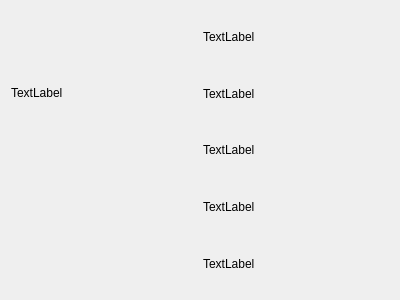
<ui version="4.0" >
 <class>netWorkImgsClass</class>
 <widget class="QWidget" name="netWorkImgsClass" >
  <property name="geometry" >
   <rect>
    <x>0</x>
    <y>0</y>
    <width>400</width>
    <height>300</height>
   </rect>
  </property>
  <property name="windowTitle" >
   <string>netWorkImgs</string>
  </property>
  <layout class="QGridLayout" name="gridLayout" >
   <item rowspan="3" row="0" column="0" >
    <widget class="QLabel" name="label" >
     <property name="text" >
      <string>TextLabel</string>
     </property>
    </widget>
   </item>
   <item row="0" column="1" >
    <widget class="QLabel" name="label_2" >
     <property name="text" >
      <string>TextLabel</string>
     </property>
    </widget>
   </item>
   <item row="1" column="1" >
    <widget class="QLabel" name="label_3" >
     <property name="text" >
      <string>TextLabel</string>
     </property>
    </widget>
   </item>
   <item row="2" column="1" >
    <widget class="QLabel" name="label_4" >
     <property name="text" >
      <string>TextLabel</string>
     </property>
    </widget>
   </item>
   <item row="3" column="1" >
    <widget class="QLabel" name="label_5" >
     <property name="text" >
      <string>TextLabel</string>
     </property>
    </widget>
   </item>
   <item row="4" column="1" >
    <widget class="QLabel" name="label_6" >
     <property name="text" >
      <string>TextLabel</string>
     </property>
    </widget>
   </item>
  </layout>
 </widget>
 <layoutdefault spacing="6" margin="11" />
 <resources/>
 <connections/>
</ui>
